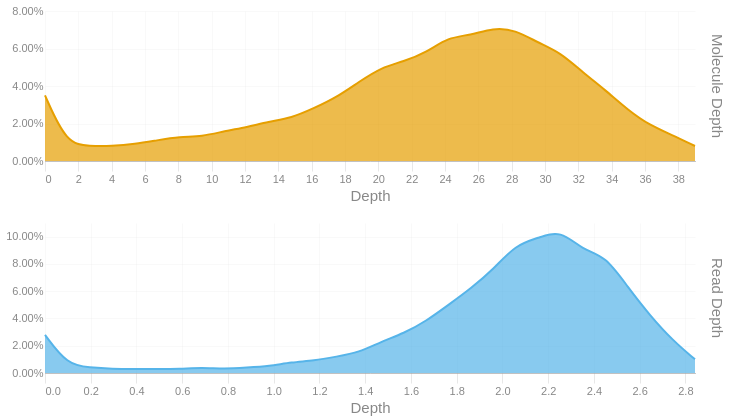

The notebook cell this image was saved under:
### Code cell
readdep = depth_hist(tb['Read Depth'], q99, 3)
readdep = readdep.with_columns(pl.lit('Read Depth').alias('Metric'))
if not SKIPLR:
    moldep = depth_hist(tb['Molecule Depth'], mol_q99, 1)
    moldep = moldep.with_columns(pl.lit('Molecule Depth').alias('Metric'))
    _hist = pl.concat([readdep, moldep])
    _hist = _hist.filter(pl.col('Proportion') != 0)
    with SafeRender(_hist):
        (
            alt.Chart(_hist)        
            .mark_area(interpolate = "basis")
            .encode(
                x=alt.X('Bin:Q').scale(domainMin=0).axis(alt.Axis(title='Depth')),
                y = alt.Y('Proportion:Q', title = None).axis(format = '.2%'),
                color = alt.Color('Metric:N').legend(None),
                row = alt.Row("Metric:N").header(title = None, labelOrient = 'right'),
                tooltip = [
                    alt.Tooltip("Metric:N", title = "Metric"),
                    alt.Tooltip('Interval:N', title = "Depth Interval"),
                    alt.Tooltip('Proportion:Q', title = "% Alignments").format('.2%')
                ]
            )
            .resolve_scale(x='independent', y='independent')
            .properties(
                height = 150, width = 650,
                usermeta={'embedOptions': {'downloadFileName': f'{samplename}.depth.hist'}}
            )
        ).display()
else:
    readdep = readdep.filter(pl.col('Proportion') != 0)
    with SafeRender(readdep):
        (
            alt.Chart(readdep)        
            .mark_area(interpolate = "basis")
            .encode(
                x=alt.X('Bin:Q').scale(domainMin=0).axis(alt.Axis(title='Depth')),
                y = alt.Y('Proportion:Q', title = None).axis(format = '.2%'),
                tooltip = [
                    alt.Tooltip('Interval:N', title = "Depth Interval"),
                    alt.Tooltip('Proportion:Q', title = "% Alignments").format('.2%')
                ]
            )
            .properties(
                usermeta={'embedOptions': {'downloadFileName': f'{samplename}.depth.hist'}}
            )
        ).display()

### Figure 1 — Vega-Lite specification as saved in the notebook (floating-point values rounded to 4 significant figures)
{"width": 650, "height": 150, "config": {"title": {"anchor": "start", "dy": -15, "fontSize": 18, "color": "#888888", "subtitleColor": "#888888", "subtitleFontSize": 14}, "arc": {"fill": "#0072B2"}, "axis": {"domainColor": "#888888", "domainWidth": 0.5, "gridWidth": 0.2, "grid": false, "titleFontWeight": 400, "titleFontSize": 15, "labelFontSize": 11, "labelColor": "#888888", "tickColor": "#888888", "tickWidth": 0.2, "titleColor": "#888888"}, "axisBand": {"grid": false}, "axisX": {"grid": true, "tickSize": 10, "domainCap": "round"}, "axisY": {"domain": false, "grid": true, "tickSize": 0, "domainCap": "round"}, "background": "transparent", "header": {"labelFontSize": 15, "labelColor": "#888888", "titleFontSize": 15, "titleFontWeight": 600, "titleColor": "#888888"}, "legend": {"labelFont": "sans-serif", "labelFontSize": 12, "labelColor": "#888888", "symbolSize": 100, "symbolType": "circle", "titleFontSize": 12, "titlePadding": 10, "titleColor": "#888888", "title": null}, "range": {"category": ["#E69F00", "#56B4E9", "#009E73", "#F0E442", "#0072B2", "#D55E00", "#CC79A7", "#000000"], "diverging": ["#cfe8f3", "#a2d4ec", "#73bfe2", "#46abdb", "#1696d2", "#12719e"]}, "area": {"fill": "#0072B2", "fillOpacity": 0.7, "line": true, "strokeOpacity": 0.7}, "line": {"color": "#0072B2", "stroke": "#0072B2", "strokeWidth": 2}, "trail": {"color": "#0072B2", "stroke": "#0072B2", "strokeWidth": 0, "size": 1}, "point": {"filled": true, "fillOpacity": 1.0, "size": 95}, "text": {"color": "#888888", "fontSize": 11, "align": "right", "fontWeight": 400, "size": 11}, "bar": {"fill": "#0072B2", "stroke": null}, "view": {"stroke": null, "continuousWidth": 660, "continuousHeight": 400}}, "data": {"name": "data-66209efe0df11a712d01173a0e713460"}, "mark": {"type": "area", "interpolate": "basis"}, "encoding": {"color": {"field": "Metric", "legend": null, "type": "nominal"}, "row": {"field": "Metric", "header": {"title": null, "labelOrient": "right"}, "type": "nominal"}, "tooltip": [{"field": "Metric", "title": "Metric", "type": "nominal"}, {"field": "Interval", "title": "Depth Interval", "type": "nominal"}, {"field": "Proportion", "format": ".2%", "title": "% Alignments", "type": "quantitative"}], "x": {"axis": {"title": "Depth"}, "field": "Bin", "scale": {"domainMin": 0}, "type": "quantitative"}, "y": {"axis": {"format": ".2%"}, "field": "Proportion", "title": null, "type": "quantitative"}}, "resolve": {"scale": {"x": "independent", "y": "independent"}}, "usermeta": {"embedOptions": {"downloadFileName": "S1_Annapolis_6.depth.hist"}}, "$schema": "https://vega.github.io/schema/vega-lite/v6.1.0.json", "datasets": {"data-66209efe0df11a712d01173a0e713460": [{"Bin": 0.0, "Interval": "0.0-0.098", "Proportion": 0.028, "Metric": "Read Depth"}, {"Bin": 0.098, "Interval": "0.098-0.196", "Proportion": 0.006, "Metric": "Read Depth"}, {"Bin": 0.196, "Interval": "0.196-0.294", "Proportion": 0.004, "Metric": "Read Depth"}, {"Bin": 0.294, "Interval": "0.294-0.392", "Proportion": 0.003, "Metric": "Read Depth"}, {"Bin": 0.392, "Interval": "0.392-0.49", "Proportion": 0.003, "Metric": "Read Depth"}, {"Bin": 0.49, "Interval": "0.49-0.588", "Proportion": 0.003, "Metric": "Read Depth"}, {"Bin": 0.588, "Interval": "0.588-0.686", "Proportion": 0.003, "Metric": "Read Depth"}, {"Bin": 0.686, "Interval": "0.686-0.784", "Proportion": 0.004, "Metric": "Read Depth"}, {"Bin": 0.784, "Interval": "0.784-0.882", "Proportion": 0.003, "Metric": "Read Depth"}, {"Bin": 0.882, "Interval": "0.882-0.98", "Proportion": 0.004, "Metric": "Read Depth"}, {"Bin": 0.98, "Interval": "0.98-1.078", "Proportion": 0.005, "Metric": "Read Depth"}, {"Bin": 1.078, "Interval": "1.078-1.176", "Proportion": 0.008, "Metric": "Read Depth"}, {"Bin": 1.176, "Interval": "1.176-1.274", "Proportion": 0.009, "Metric": "Read Depth"}, {"Bin": 1.274, "Interval": "1.274-1.372", "Proportion": 0.012, "Metric": "Read Depth"}, {"Bin": 1.372, "Interval": "1.372-1.47", "Proportion": 0.015, "Metric": "Read Depth"}, {"Bin": 1.47, "Interval": "1.47-1.568", "Proportion": 0.023, "Metric": "Read Depth"}, {"Bin": 1.568, "Interval": "1.568-1.666", "Proportion": 0.029, "Metric": "Read Depth"}, {"Bin": 1.666, "Interval": "1.666-1.764", "Proportion": 0.038, "Metric": "Read Depth"}, {"Bin": 1.764, "Interval": "1.764-1.862", "Proportion": 0.05, "Metric": "Read Depth"}, {"Bin": 1.862, "Interval": "1.862-1.96", "Proportion": 0.062, "Metric": "Read Depth"}, {"Bin": 1.96, "Interval": "1.96-2.058", "Proportion": 0.076, "Metric": "Read Depth"}, {"Bin": 2.058, "Interval": "2.058-2.156", "Proportion": 0.094, "Metric": "Read Depth"}, {"Bin": 2.156, "Interval": "2.156-2.254", "Proportion": 0.099, "Metric": "Read Depth"}, {"Bin": 2.254, "Interval": "2.254-2.352", "Proportion": 0.105, "Metric": "Read Depth"}, {"Bin": 2.352, "Interval": "2.352-2.45", "Proportion": 0.09, "Metric": "Read Depth"}, {"Bin": 2.45, "Interval": "2.45-2.548", "Proportion": 0.086, "Metric": "Read Depth"}, {"Bin": 2.548, "Interval": "2.548-2.646", "Proportion": 0.063, "Metric": "Read Depth"}, {"Bin": 2.646, "Interval": "2.646-2.744", "Proportion": 0.042, "Metric": "Read Depth"}, {"Bin": 2.744, "Interval": "2.744-2.842", "Proportion": 0.024, "Metric": "Read Depth"}, {"Bin": 2.842, "Interval": "2.842-2.94", "Proportion": 0.01, "Metric": "Read Depth"}, {"Bin": 0.0, "Interval": "0.0-1.3", "Proportion": 0.035, "Metric": "Molecule Depth"}, {"Bin": 1.3, "Interval": "1.3-2.7", "Proportion": 0.009, "Metric": "Molecule Depth"}, {"Bin": 2.7, "Interval": "2.7-4.0", "Proportion": 0.008, "Metric": "Molecule Depth"}, {"Bin": 4.0, "Interval": "4.0-5.4", "Proportion": 0.008, "Metric": "Molecule Depth"}, {"Bin": 5.4, "Interval": "5.4-6.7", "Proportion": 0.009, "Metric": "Molecule Depth"}, {"Bin": 6.7, "Interval": "6.7-8.1", "Proportion": 0.011, "Metric": "Molecule Depth"}, {"Bin": 8.1, "Interval": "8.1-9.4", "Proportion": 0.013, "Metric": "Molecule Depth"}, {"Bin": 9.4, "Interval": "9.4-10.8", "Proportion": 0.013, "Metric": "Molecule Depth"}, {"Bin": 10.8, "Interval": "10.8-12.1", "Proportion": 0.016, "Metric": "Molecule Depth"}, {"Bin": 12.1, "Interval": "12.1-13.4", "Proportion": 0.018, "Metric": "Molecule Depth"}, {"Bin": 13.4, "Interval": "13.4-14.8", "Proportion": 0.021, "Metric": "Molecule Depth"}, {"Bin": 14.8, "Interval": "14.8-16.1", "Proportion": 0.023, "Metric": "Molecule Depth"}, {"Bin": 16.1, "Interval": "16.1-17.5", "Proportion": 0.028, "Metric": "Molecule Depth"}, {"Bin": 17.5, "Interval": "17.5-18.8", "Proportion": 0.034, "Metric": "Molecule Depth"}, {"Bin": 18.8, "Interval": "18.8-20.2", "Proportion": 0.042, "Metric": "Molecule Depth"}, {"Bin": 20.2, "Interval": "20.2-21.5", "Proportion": 0.05, "Metric": "Molecule Depth"}, {"Bin": 21.5, "Interval": "21.5-22.9", "Proportion": 0.053, "Metric": "Molecule Depth"}, {"Bin": 22.9, "Interval": "22.9-24.2", "Proportion": 0.058, "Metric": "Molecule Depth"}, {"Bin": 24.2, "Interval": "24.2-25.5", "Proportion": 0.066, "Metric": "Molecule Depth"}, {"Bin": 25.5, "Interval": "25.5-26.9", "Proportion": 0.067, "Metric": "Molecule Depth"}, {"Bin": 26.9, "Interval": "26.9-28.2", "Proportion": 0.071, "Metric": "Molecule Depth"}, {"Bin": 28.2, "Interval": "28.2-29.6", "Proportion": 0.07, "Metric": "Molecule Depth"}, {"Bin": 29.6, "Interval": "29.6-30.9", "Proportion": 0.063, "Metric": "Molecule Depth"}, {"Bin": 30.9, "Interval": "30.9-32.3", "Proportion": 0.058, "Metric": "Molecule Depth"}, {"Bin": 32.3, "Interval": "32.3-33.6", "Proportion": 0.047, "Metric": "Molecule Depth"}, {"Bin": 33.6, "Interval": "33.6-35.0", "Proportion": 0.038, "Metric": "Molecule Depth"}, {"Bin": 35.0, "Interval": "35.0-36.3", "Proportion": 0.027, "Metric": "Molecule Depth"}, {"Bin": 36.3, "Interval": "36.3-37.6", "Proportion": 0.019, "Metric": "Molecule Depth"}, {"Bin": 37.6, "Interval": "37.6-39.0", "Proportion": 0.014, "Metric": "Molecule Depth"}, {"Bin": 39.0, "Interval": "39.0-40.33", "Proportion": 0.008, "Metric": "Molecule Depth"}]}}
